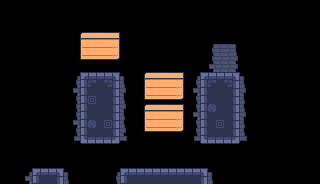

The image is a tile-based game level rendered from a .tmx file. Its description and source (layers, tilesets, objects; grid data summarised) follow:
An orthogonal 40x23 tile map with 8x8 px tiles, 2 tile layers (Background, Base), 5 tilesets and 26 objects.

<map version="1.10" tiledversion="1.10.2" orientation="orthogonal" renderorder="right-down" width="40" height="23" tilewidth="8" tileheight="8" infinite="0" nextlayerid="4" nextobjectid="178">
 <tileset firstgid="1" source="../tileset.tsx" />
 <tileset firstgid="1025" source="../LevelEditor/big.tsx" />
 <tileset firstgid="1281" source="../LevelEditor/small.tsx" />
 <tileset firstgid="2305" source="../LevelEditor/wide.tsx" />
 <tileset firstgid="2817" source="../LevelEditor/Tall.tsx" />
 <layer id="3" name="Background" width="40" height="23">
  <data>[920 cells, 120 non-empty, 20 distinct tile ids]</data>
 </layer>
 <layer id="1" name="Base" width="40" height="23">
  <data>[920 cells, 120 non-empty, 13 distinct tile ids]</data>
 </layer>
 <objectgroup id="2" name="Objects">
  <object id="140" gid="1025" x="169.008" y="166.553" width="16" height="16">
   <properties>
    <property name="object" value="player" />
   </properties>
  </object>
  <object id="141" x="146" y="81">
   <properties>
    <property name="height" type="int" value="1" />
    <property name="object" value="math_multi_row" />
    <property name="signals" value="0" />
    <property name="table" value="a+_=4" />
    <property name="width" type="int" value="6" />
   </properties>
   <point />
  </object>
  <object id="142" x="146" y="113">
   <properties>
    <property name="height" type="int" value="1" />
    <property name="object" value="math_setter" />
    <property name="table" value="_" />
    <property name="variable" type="int" value="0" />
    <property name="width" type="int" value="10" />
   </properties>
   <point />
  </object>
  <object id="143" gid="1539" x="147.03" y="167.917" width="8" height="8">
   <properties>
    <property name="object" value="number" />
    <property name="value" type="int" value="2" />
   </properties>
  </object>
  <object id="144" gid="1569" x="196.083" y="167.917" width="8" height="8">
   <properties>
    <property name="object" value="letter" />
    <property name="value" type="int" value="0" />
   </properties>
  </object>
  <object id="149" gid="2354" x="120" y="168" width="16" height="8">
   <properties>
    <property name="object" value="jumppad" />
   </properties>
  </object>
  <object id="150" gid="1409" x="134.538" y="92.7955" width="8" height="8">
   <properties>
    <property name="object" value="key" />
   </properties>
  </object>
  <object id="151" gid="1027" x="216" y="72" width="16" height="16">
   <properties>
    <property name="object" value="door" />
   </properties>
  </object>
  <object id="152" gid="2339" x="130" y="147" width="16" height="8">
   <properties>
    <property name="max" type="int" value="5" />
    <property name="min" type="int" value="0" />
    <property name="mode" value="horizontal" />
    <property name="object" value="signal_platform" />
    <property name="signal" type="int" value="2" />
   </properties>
  </object>
  <object id="154" x="146" y="121">
   <properties>
    <property name="height" type="int" value="1" />
    <property name="object" value="math_multi_row" />
    <property name="signals" value="2" />
    <property name="table" value="7-5=_" />
    <property name="width" type="int" value="10" />
   </properties>
   <point />
  </object>
  <object id="156" x="82" y="41">
   <properties>
    <property name="height" type="int" value="1" />
    <property name="object" value="math_multi_row" />
    <property name="signals" value="1" />
    <property name="table" value="a+5=7" />
    <property name="width" type="int" value="10" />
   </properties>
   <point />
  </object>
  <object id="157" gid="2323" x="184" y="136" width="16" height="8">
   <properties>
    <property name="max" type="int" value="-2" />
    <property name="min" type="int" value="0" />
    <property name="mode" value="vertical" />
    <property name="object" value="signal_platform" />
    <property name="signal" type="int" value="1" />
   </properties>
  </object>
  <object id="158" gid="2339" x="130" y="101" width="16" height="8">
   <properties>
    <property name="max" type="int" value="5" />
    <property name="min" type="int" value="0" />
    <property name="mode" value="horizontal" />
    <property name="object" value="signal_platform" />
    <property name="signal" type="int" value="2" />
   </properties>
  </object>
  <object id="160" gid="1349" x="120" y="100" width="8" height="8">
   <properties>
    <property name="dir" type="int" value="-1" />
    <property name="enabled" type="bool" value="false" />
    <property name="object" value="wall_button" />
    <property name="signal" type="int" value="2" />
   </properties>
  </object>
  <object id="161" gid="2325" x="40" y="168" width="16" height="8">
   <properties>
    <property name="direction" type="int" value="2" />
    <property name="object" value="beam" />
    <property name="reverse" type="bool" value="true" />
    <property name="signal" type="int" value="1" />
   </properties>
  </object>
  <object id="167" gid="1028" x="168" y="168" width="16" height="16">
   <properties>
    <property name="object" value="spawn" />
   </properties>
  </object>
  <object id="168" gid="1411" x="132" y="80" width="8" height="8">
   <properties>
    <property name="object" value="coin" />
   </properties>
  </object>
  <object id="169" gid="1411" x="51" y="11" width="8" height="8">
   <properties>
    <property name="object" value="coin" />
   </properties>
  </object>
  <object id="170" gid="1282" x="136" y="64" width="8" height="8">
   <properties>
    <property name="object" value="signal_door" />
    <property name="signal" type="int" value="0" />
    <property name="state" value="reverse" />
   </properties>
  </object>
  <object id="171" gid="1282" x="144" y="64" width="8" height="8">
   <properties>
    <property name="object" value="signal_door" />
    <property name="signal" type="int" value="0" />
    <property name="state" value="reverse" />
   </properties>
  </object>
  <object id="172" gid="1282" x="176" y="64" width="8" height="8">
   <properties>
    <property name="object" value="signal_door" />
    <property name="signal" type="int" value="2" />
    <property name="state" value="reverse" />
   </properties>
  </object>
  <object id="173" gid="1282" x="168" y="64" width="8" height="8">
   <properties>
    <property name="object" value="signal_door" />
    <property name="signal" type="int" value="2" />
    <property name="state" value="reverse" />
   </properties>
  </object>
  <object id="174" gid="1281" x="104" y="176" width="8" height="8">
   <properties>
    <property name="object" value="signal_door" />
    <property name="signal" type="int" value="0" />
    <property name="state" value="standard" />
   </properties>
  </object>
  <object id="175" gid="1281" x="96" y="176" width="8" height="8">
   <properties>
    <property name="object" value="signal_door" />
    <property name="signal" type="int" value="0" />
    <property name="state" value="standard" />
   </properties>
  </object>
  <object id="176" gid="1281" x="80" y="176" width="8" height="8">
   <properties>
    <property name="object" value="signal_door" />
    <property name="signal" type="int" value="0" />
    <property name="state" value="standard" />
   </properties>
  </object>
  <object id="177" gid="1281" x="72" y="176" width="8" height="8">
   <properties>
    <property name="object" value="signal_door" />
    <property name="signal" type="int" value="0" />
    <property name="state" value="standard" />
   </properties>
  </object>
 </objectgroup>
</map>
